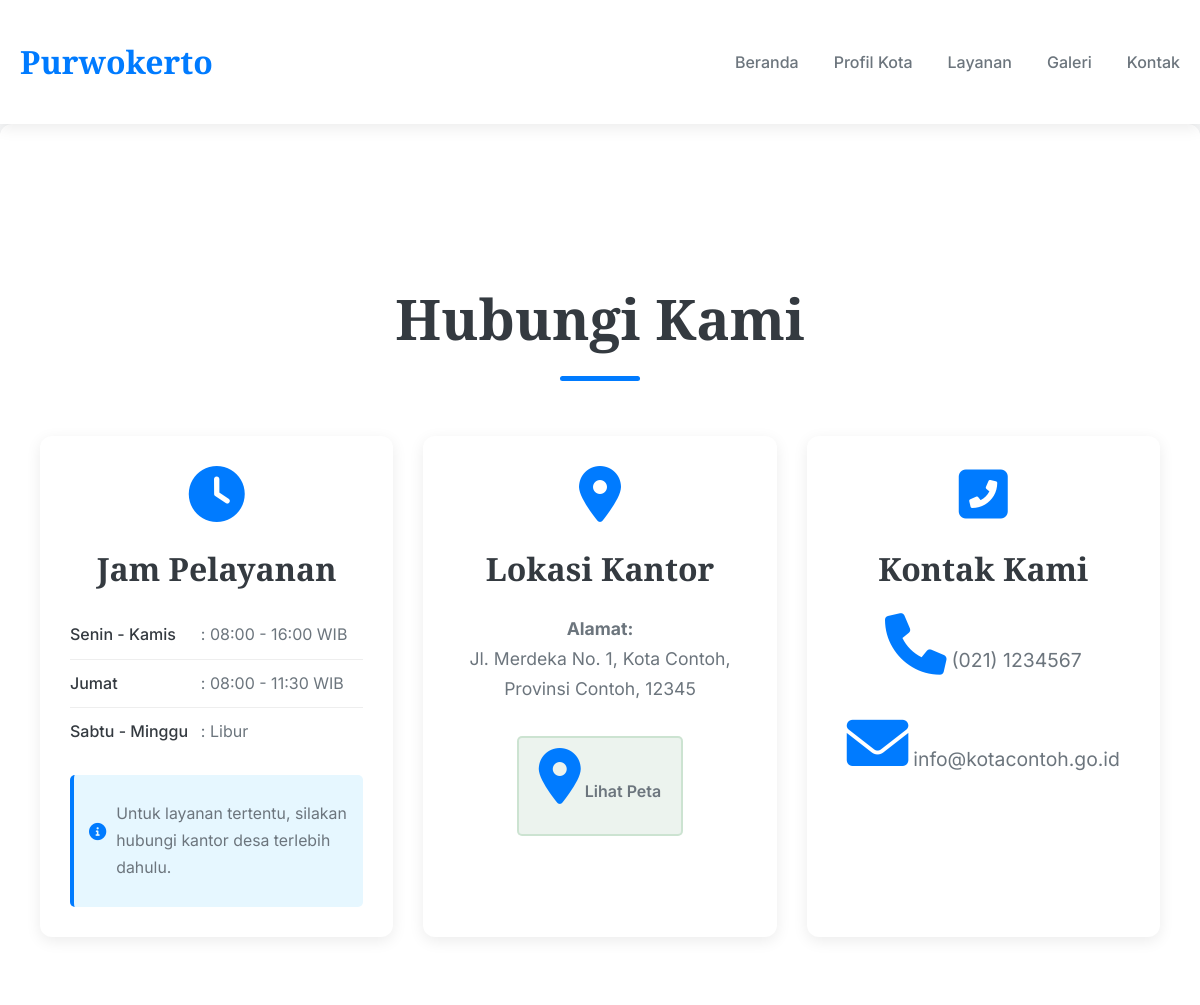
The page /kontak.php (upper part) on the database as committed earlier.
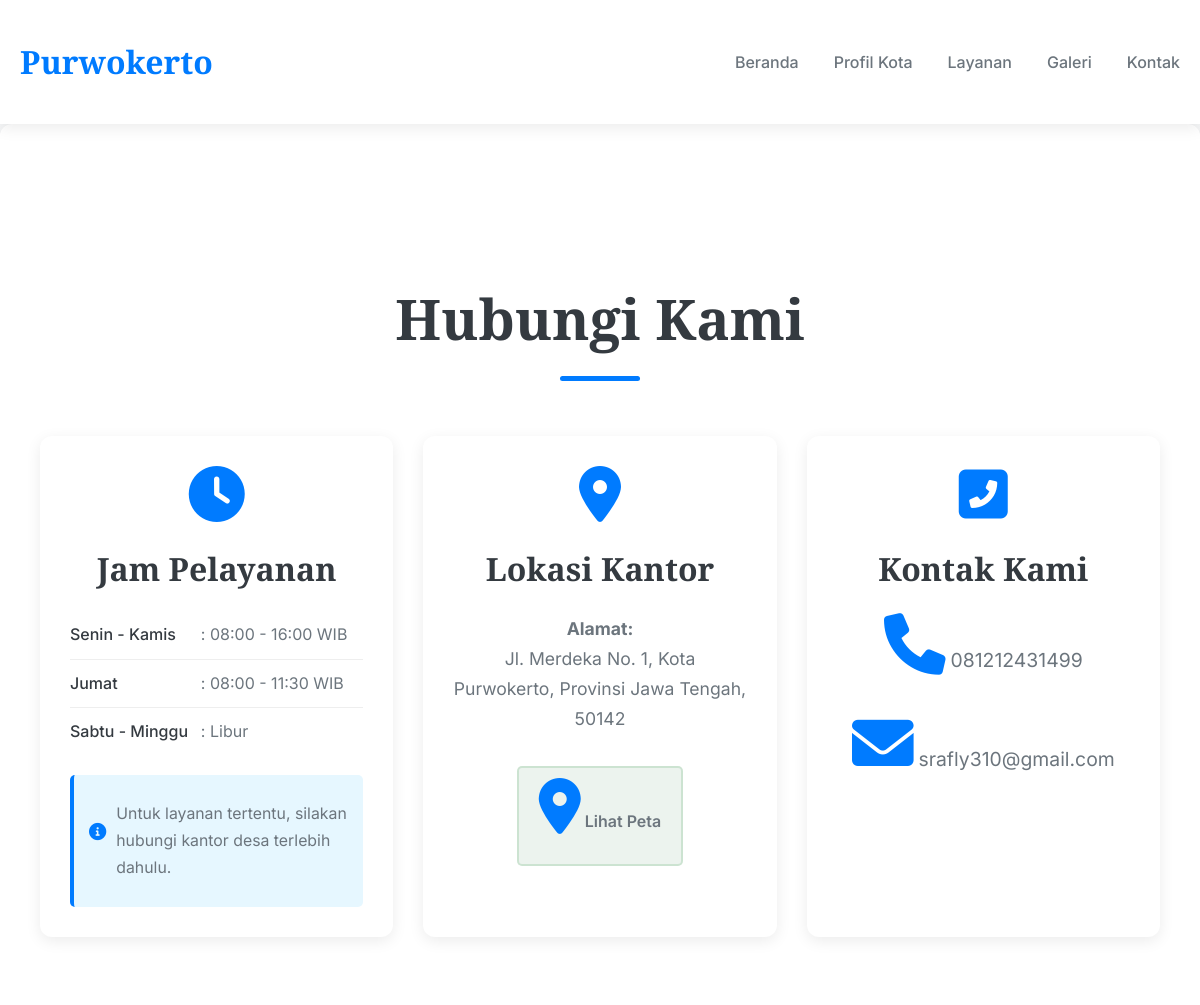
The same page on the database as committed later.
### tables this page shows
CREATE TABLE `kontak` (
    `id` INT AUTO_INCREMENT PRIMARY KEY,
    `alamat` TEXT NOT NULL,
    `telepon` VARCHAR(50) NOT NULL,
    `email` VARCHAR(100) NOT NULL,
    `jam_layanan` TEXT NOT NULL,
    `link_lokasi` TEXT
);

### public/kontak.php (the view, shortened to what this page needs)
<?php
include '../includes/db_config.php';
$kontak_info = [];
$sql_kontak = "SELECT * FROM kontak LIMIT 1";
$result_kontak = $conn->query($sql_kontak);
if ($result_kontak->num_rows > 0) {
    $kontak_info = $result_kontak->fetch_assoc();
}
?>
<!DOCTYPE html>
<html lang="id">
<head>
    <link rel="stylesheet" href="assets/css/style.css">
</head>
<body>
    <header>
        <div class="container">
            <a href="index.php" class="logo">Purwokerto</a>
            <nav>
                <ul>
                    <li><a href="index.php">Beranda</a></li>
                    <li><a href="profil.php">Profil Kota</a></li>
                    <li><a href="layanan.php">Layanan</a></li>
                    <li><a href="galeri.php">Galeri</a></li>
                    <li><a href="kontak.php">Kontak</a></li>
                </ul>
            </nav>
        </div>
    </header>
    <main>
        <section class="section">
            <div class="container">
                <h2>Hubungi Kami</h2>
                <?php if (!empty($kontak_info)): ?>
                    <div class="contact-grid">
                        <div class="contact-item">
                            <i class="fas fa-clock" style="color: var(--primary-color);"></i>
                            <h3>Jam Pelayanan</h3>
                            <table class="jam-layanan-table">
                                <tr>
                                    <td>Senin - Kamis</td>
                                    <td>: 08:00 - 16:00 WIB</td>
                                </tr>
                                <tr>
                                    <td>Jumat</td>
                                    <td>: 08:00 - 11:30 WIB</td>
                                </tr>
                                <tr>
                                    <td>Sabtu - Minggu</td>
                                    <td>: Libur</td>
                                </tr>
                            </table>
                            <div class="jam-layanan-note">
                                <i class="fas fa-info-circle"></i>
                                <p>Untuk layanan tertentu, silakan hubungi kantor desa terlebih dahulu.</p>
                            </div>
                        </div>
                        <div class="contact-item">
                            <i class="fas fa-map-marker-alt" style="color: var(--primary-color);"></i>
                            <h3>Lokasi Kantor</h3>
                            <p><strong>Alamat:</strong><br>
                            <?php echo nl2br($kontak_info['alamat']); ?></p>
                            <?php if (!empty($kontak_info['link_lokasi'])): ?>
                              <a href="<?php echo htmlspecialchars($kontak_info['link_lokasi']); ?>" target="_blank" class="btn" style="margin-top: 15px; background-color: #27703816; border-color: #23953d28; padding: 10px 20px; font-size: 1em; border-radius: 5px;">
                                 <i class="fas fa-map-marker-alt"></i> Lihat Peta
                                   </a>
                            <?php else: ?>
                              <p style="font-size: 0.9em; color: #888;">Link lokasi tidak tersedia.</p>
                                <?php endif; ?>
                        </div>
                        <div class="contact-item">
                            <i class="fas fa-phone-square-alt" style="color: var(--primary-color);"></i> <h3>Kontak Kami</h3>
                            <p><i class="fas fa-phone"></i> <a href="tel:<?php echo $kontak_info['telepon']; ?>"><?php echo $kontak_info['telepon']; ?></a></p>
                            <p><i class="fas fa-envelope"></i> <a href="mailto:<?php echo $kontak_info['email']; ?>"><?php echo $kontak_info['email']; ?></a></p>
                        </div>
                    </div>
                <?php else: ?>
                    <p style="text-align: center;">Informasi kontak tidak ditemukan.</p>
                <?php endif; ?>
            </div>
        </section>
    </main>
</body>
</html>

Rows that differ between the two databases and show on the page:
changed kontak: alamat "Jl. Merdeka No. 1, Kota Contoh, Provinsi Contoh, 12345" → "Jl. Merdeka No. 1, Kota Purwokerto, Provinsi Jawa Tengah, 50142"; telepon "(021) 1234567" → "081212431499"; email "info@kotacontoh.go.id" → "srafly310@gmail.com"
